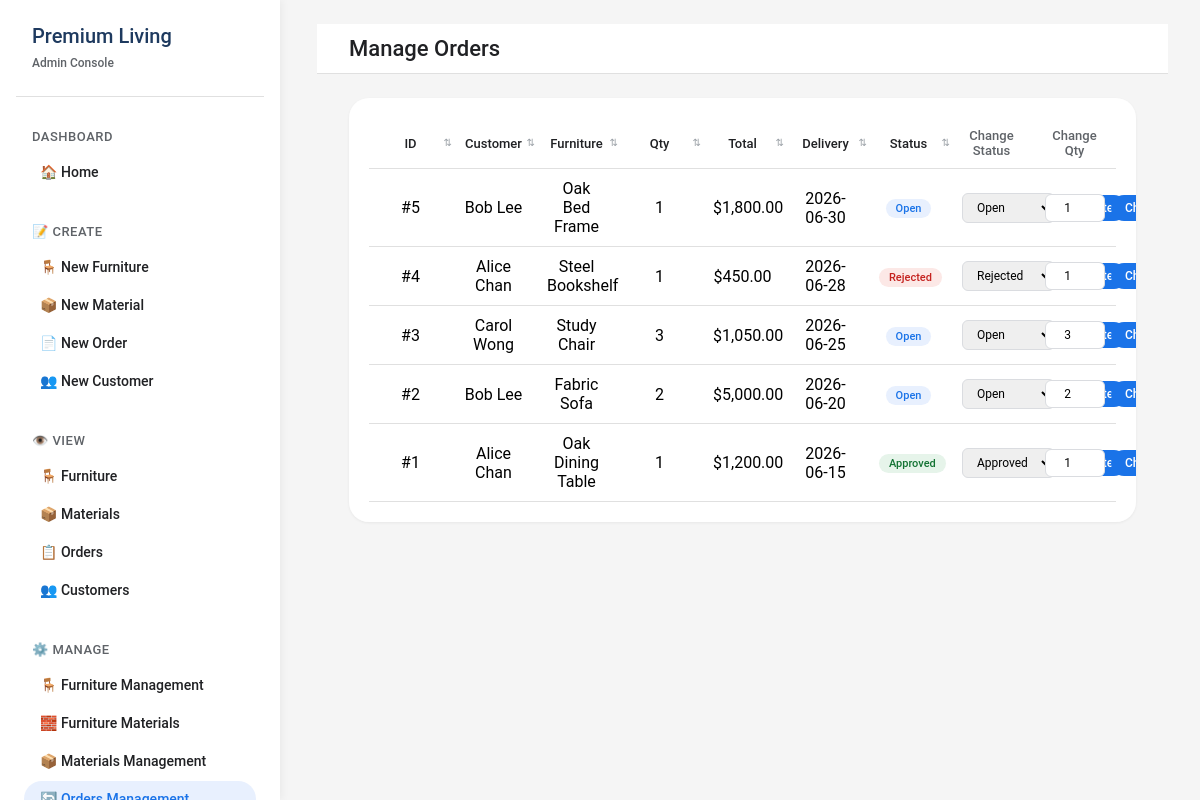
The page /Staff/Manage/manageOrders.php (signed in) on the database its author committed.
### tables this page shows
CREATE TABLE Orders (
    order_id         INT AUTO_INCREMENT,
    customer_id      INT NOT NULL,
    furniture_id     INT NOT NULL,
    order_date       DATE NOT NULL,
    order_quantity   INT NOT NULL,
    total_amount     DECIMAL(10,2) NOT NULL,
    delivery_address VARCHAR(255) NOT NULL,
    delivery_date    DATE NOT NULL,
    order_status     VARCHAR(50) NOT NULL DEFAULT 'Open',
    PRIMARY KEY (order_id),
    FOREIGN KEY (customer_id)  REFERENCES Customer(customer_id),
    FOREIGN KEY (furniture_id) REFERENCES Furniture(furniture_id)
);

CREATE TABLE Customer (
    customer_id     INT AUTO_INCREMENT,
    customer_name   VARCHAR(100) NOT NULL,
    password        VARCHAR(255) NOT NULL,
    contact_number  VARCHAR(20),
    address         VARCHAR(255),
    PRIMARY KEY (customer_id)
);

CREATE TABLE Furniture (
    furniture_id    INT AUTO_INCREMENT,
    furniture_name  VARCHAR(100) NOT NULL,
    description     TEXT,
    image           LONGBLOB,
    price           DECIMAL(10,2) NOT NULL,
    PRIMARY KEY (furniture_id)
);

### Staff/Manage/manageOrders.php (the view, shortened to what this page needs)
<?php
session_start();require_once __DIR__.'/../../conn.php';require_once __DIR__.'/../../auth.php';requireStaff();require_once __DIR__.'/../../sort_utils.php';$allowed=['o.order_id'=>'ID','c.customer_name'=>'Customer','f.furniture_name'=>'Furniture','o.order_quantity'=>'Qty','o.total_amount'=>'Total','o.delivery_date'=>'Delivery','o.order_status'=>'Status'];list($sort,$order)=get_sort_params($allowed,'o.order_date');
$r=mysqli_query($conn,"SELECT o.*,c.customer_name,f.furniture_name FROM Orders o JOIN Customer c ON o.customer_id=c.customer_id JOIN Furniture f ON o.furniture_id=f.furniture_id ".sort_clause($sort,$order));
$rows=[];while($rw=mysqli_fetch_assoc($r))$rows[]=$rw;mysqli_free_result($r);mysqli_close($conn);
?><!DOCTYPE html><html lang="en"><head><meta charset="UTF-8"><title>Manage Orders</title><link rel="stylesheet" href="../style.css">
</head>
<body><div id="sidebar-container"></div><div class="main-content"><div class="top-bar"><div class="page-title">Manage Orders</div></div>
<div class="content-container">
<div class="tbl-wrap"><table><thead><tr><th><?php echo sortable_th('o.order_id','ID',$sort,$order);?></th><th><?php echo sortable_th('c.customer_name','Customer',$sort,$order);?></th><th><?php echo sortable_th('f.furniture_name','Furniture',$sort,$order);?></th><th><?php echo sortable_th('o.order_quantity','Qty',$sort,$order);?></th><th><?php echo sortable_th('o.total_amount','Total',$sort,$order);?></th><th><?php echo sortable_th('o.delivery_date','Delivery',$sort,$order);?></th><th><?php echo sortable_th('o.order_status','Status',$sort,$order);?></th><th>Change Status</th><th>Change Qty</th></tr></thead><tbody>
<?php foreach($rows as $rw):?>
<tr><td>#<?php echo $rw['order_id'];?></td><td><?php echo htmlspecialchars($rw['customer_name']);?></td><td><?php echo htmlspecialchars($rw['furniture_name']);?></td><td><?php echo $rw['order_quantity'];?></td>
<td>$<?php echo number_format($rw['total_amount'],2);?></td><td><?php echo $rw['delivery_date'];?></td><td><span class="st st-<?php echo htmlspecialchars($rw['order_status']);?>"><?php echo htmlspecialchars($rw['order_status']);?></span></td>
<td><form method="post" class="inline"><input type="hidden" name="action" value="update_status"><input type="hidden" name="order_id" value="<?php echo $rw['order_id'];?>">
<select name="order_status" class="sel"><option value="Open" <?php echo $rw['order_status']==='Open'?'selected':'';?>>Open</option><option value="Approved" <?php echo $rw['order_status']==='Approved'?'selected':'';?>>Approved</option><option value="Rejected" <?php echo $rw['order_status']==='Rejected'?'selected':'';?>>Rejected</option></select>
<button type="submit" class="btn-sm">Update</button></form></td>
<td><form method="post" class="inline" onsubmit="return confirm('Change quantity for order #<?php echo $rw['order_id'];?>? Stock will be adjusted.');">
<input type="number" name="order_quantity" value="<?php echo $rw['order_quantity'];?>" min="1" class="qty-inp">
<button type="submit" class="btn-sm">Change</button></form></td></tr>
<?php endforeach;?></tbody></table></div></div></div>
<script src="../sidebar.js"></script><script>loadSidebar('manage-orders');</script></body></html>

### sort_utils.php (shortened to what this page needs)
<?php
function get_sort_params($allowed, $default) {
    $col = isset($_GET['sort']) && array_key_exists($_GET['sort'], $allowed)
        ? $_GET['sort']
        : $default;
    $ord = isset($_GET['order']) && strtoupper($_GET['order']) === 'ASC'
        ? 'ASC'
        : 'DESC';
    return [$col, $ord];
}
function sort_clause($col, $ord) {
    return "ORDER BY {$col} {$ord}";
}
function sortable_th($key, $label, $current_sort, $current_order) {
    $is_active = ($key === $current_sort);
    $next_order = $is_active ? ($current_order === 'ASC' ? 'DESC' : 'ASC') : 'ASC';
    if ($is_active) {
        $arrow = $current_order === 'ASC' ? ' ▲' : ' ▼';
        $arrow_class = ' sort-arrow active';
    } else {
        $arrow = ' ⇅';
        $arrow_class = ' sort-arrow';
    }
    $qs = $_GET;
    $qs['sort'] = $key;
    $qs['order'] = $next_order;
    $href = '?' . http_build_query($qs);
        return '<a class="sort-link" href="' . htmlspecialchars($href) . '">'
         . htmlspecialchars($label)
         . '<span class="' . $arrow_class . '">' . $arrow . '</span>'
            . '</a>';
}

### Staff/style.css (style rules this page uses)
* { margin: 0; padding: 0; box-sizing: border-box; font-family: 'Roboto', system-ui, sans-serif; }
body { background-color: #f5f5f5; display: flex; height: 100vh; overflow: hidden; }
:root { --sidebar-width: 280px; }
#sidebar-container { flex-shrink: 0; display: flex; }
.main-content { flex: 1; display: flex; flex-direction: column; overflow-y: auto; }
.top-bar { background-color: #ffffff; padding: 12px 32px; display: flex; justify-content: space-between; align-items: center; border-bottom: 1px solid #e0e0e0; position: sticky; top: 0; z-index: 5; }
.page-title { font-size: 22px; font-weight: 500; color: #202124; }
.content-container { padding: 24px 32px; }
table { table-layout: fixed; }
th { position: relative; }
.sort-link { color: #202124; text-decoration: none; cursor: pointer; white-space: nowrap; transition: color 0.15s; }
.sort-arrow { position: absolute; right: 0; top: 50%; transform: translateY(-50%); font-size: 10px; color: #9aa0a6; line-height: 1; pointer-events: none; }
th .sort-link { font-weight: 500; font-size: inherit; }

### Staff/Manage/manageOrders.php (style rules this page uses)
.main-content { padding:24px 32px }
.tbl-wrap { background:#fff;border-radius:20px;padding:20px;overflow-x:auto;box-shadow:0 1px 3px rgba(0,0,0,.06);margin-bottom:24px }
table { width:100%;border-collapse:collapse;table-layout:fixed }
th,td { padding:10px 12px;border-bottom:1px solid #e0e0e0;text-align:center }
th { font-weight:500;color:#5f6368;font-size:13px }
.st { display:inline-block;padding:3px 10px;border-radius:12px;font-size:11px;font-weight:500 }
.st-Open { background:#e8f0fe;color:#1a73e8 }
.st-Approved { background:#e6f4ea;color:#137333 }
.st-Rejected { background:#fce8e6;color:#c5221f }
.sel { padding:6px 10px;border-radius:6px;border:1px solid #dadce0;font-size:12px }
.btn-sm { padding:6px 14px;border-radius:16px;font-size:12px;font-weight:500;cursor:pointer;border:none;color:#fff;background:#1a73e8 }
form.inline { display:inline-flex;gap:6px;align-items:center }
.qty-inp { width:60px;padding:6px;border-radius:6px;border:1px solid #dadce0;font-size:12px;text-align:center }

### rows shown on the page
orders: order_id "5", customer.customer_name "Bob Lee", furniture.furniture_name "Oak Bed Frame", order_quantity "1", total_amount "1,800.00", delivery_date "2026-06-30", order_status "Open"
orders: order_id "4", customer.customer_name "Alice Chan", furniture.furniture_name "Steel Bookshelf", order_quantity "1", total_amount "450.00", delivery_date "2026-06-28", order_status "Rejected"
orders: order_id "3", customer.customer_name "Carol Wong", furniture.furniture_name "Study Chair", order_quantity "3", total_amount "1,050.00", delivery_date "2026-06-25", order_status "Open"
orders: order_id "2", customer.customer_name "Bob Lee", furniture.furniture_name "Fabric Sofa", order_quantity "2", total_amount "5,000.00", delivery_date "2026-06-20", order_status "Open"
orders: order_id "1", customer.customer_name "Alice Chan", furniture.furniture_name "Oak Dining Table", order_quantity "1", total_amount "1,200.00", delivery_date "2026-06-15", order_status "Approved"

### other values the page prints
$label "ID Customer Furniture Qty Total Delivery Status"
$arrow "⇅ ⇅ ⇅ ⇅ ⇅ ⇅ ⇅"
